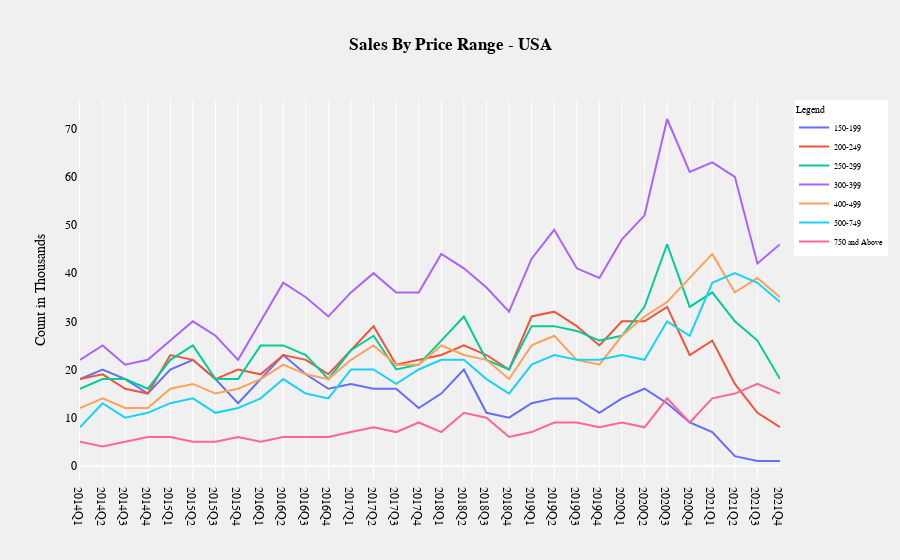

Here is the notebook cell this chart was saved with:
### Code cell
#by_sales_price_USA.reset_index(inplace = True)

#by_sales_price_USA.drop(['index', 'level_0'],axis = 1, inplace = True)
#by_sales_price_USA


fig4 = go.Figure()
fig4.add_trace(go.Scatter(x = by_sales_price_USA.Period, y = by_sales_price_USA['150-199'], name = '150-199'))
fig4.add_trace(go.Scatter(x = by_sales_price_USA.Period, y = by_sales_price_USA['200-249'], name = '200-249'))
fig4.add_trace(go.Scatter(x = by_sales_price_USA.Period, y = by_sales_price_USA['250-299'],  name = '250-299'))
fig4.add_trace(go.Scatter(x = by_sales_price_USA.Period, y = by_sales_price_USA['300-399'], name = '300-399'))
fig4.add_trace(go.Scatter(x = by_sales_price_USA.Period, y = by_sales_price_USA['400-499'],  name = '400-499'))
fig4.add_trace(go.Scatter(x = by_sales_price_USA.Period, y = by_sales_price_USA['500-749'], name = '500-749'))
fig4.add_trace(go.Scatter(x = by_sales_price_USA.Period, y = by_sales_price_USA['750 and Above'],  name = '750 and Above'))



fig4.update_layout( paper_bgcolor = 'rgb(240, 240, 240)',
                  plot_bgcolor = 'rgb(240, 240, 240)',
                title_text = '<b>Sales By Price Range - USA<b>',
                  title_x = 0.5,
                   
                  
                  yaxis_title = 'Count in Thousands',
                  
                  
                   
                  font = dict(family = 'verdana',
                             size = 12,
                             color = 'black',
                             ),
                  yaxis_showgrid = False,
                  yaxis_linecolor = 'white',
                  legend = dict(bgcolor ='white',
                                title = 'Legend',
                                font = dict(color = 'black',size = 8)
                               ),
                 
                  clickmode = 'select',
                  dragmode = 'drawline',
                  transition = dict(duration = 1000,
                                   easing = 'bounce-in',
                                   ordering = 'traces first'))

### Figure 1 — Plotly figure (JSON) as saved in the notebook; plotly's stock layout.template omitted (floating-point values rounded to 4 significant figures)
{"data": [{"name": "150-199", "type": "scatter", "x": ["2014Q1 ", "2014Q2 ", "2014Q3 ", "2014Q4 ", "2015Q1 ", "2015Q2 ", "2015Q3 ", "2015Q4 ", "2016Q1 ", "2016Q2 ", "2016Q3 ", "2016Q4 ", "2017Q1 ", "2017Q2 ", "2017Q3 ", "2017Q4 ", "2018Q1 ", "2018Q2 ", "2018Q3 ", "2018Q4 ", "2019Q1 ", "2019Q2 ", "2019Q3 ", "2019Q4 ", "2020Q1 ", "2020Q2 ", "2020Q3 ", "2020Q4 ", "2021Q1 ", "2021Q2 ", "2021Q3 ", "2021Q4 "], "y": [18, 20, 18, 15, 20, 22, 18, 13, 18, 23, 19, 16, 17, 16, 16, 12, 15, 20, 11, 10, 13, 14, 14, 11, 14, 16, 13, 9, 7, 2, 1, 1]}, {"name": "200-249", "type": "scatter", "x": ["2014Q1 ", "2014Q2 ", "2014Q3 ", "2014Q4 ", "2015Q1 ", "2015Q2 ", "2015Q3 ", "2015Q4 ", "2016Q1 ", "2016Q2 ", "2016Q3 ", "2016Q4 ", "2017Q1 ", "2017Q2 ", "2017Q3 ", "2017Q4 ", "2018Q1 ", "2018Q2 ", "2018Q3 ", "2018Q4 ", "2019Q1 ", "2019Q2 ", "2019Q3 ", "2019Q4 ", "2020Q1 ", "2020Q2 ", "2020Q3 ", "2020Q4 ", "2021Q1 ", "2021Q2 ", "2021Q3 ", "2021Q4 "], "y": [18, 19, 16, 15, 23, 22, 18, 20, 19, 23, 22, 19, 24, 29, 21, 22, 23, 25, 23, 20, 31, 32, 29, 25, 30, 30, 33, 23, 26, 17, 11, 8]}, {"name": "250-299", "type": "scatter", "x": ["2014Q1 ", "2014Q2 ", "2014Q3 ", "2014Q4 ", "2015Q1 ", "2015Q2 ", "2015Q3 ", "2015Q4 ", "2016Q1 ", "2016Q2 ", "2016Q3 ", "2016Q4 ", "2017Q1 ", "2017Q2 ", "2017Q3 ", "2017Q4 ", "2018Q1 ", "2018Q2 ", "2018Q3 ", "2018Q4 ", "2019Q1 ", "2019Q2 ", "2019Q3 ", "2019Q4 ", "2020Q1 ", "2020Q2 ", "2020Q3 ", "2020Q4 ", "2021Q1 ", "2021Q2 ", "2021Q3 ", "2021Q4 "], "y": [16, 18, 18, 16, 22, 25, 18, 18, 25, 25, 23, 18, 24, 27, 20, 21, 26, 31, 22, 20, 29, 29, 28, 26, 27, 33, 46, 33, 36, 30, 26, 18]}, {"name": "300-399", "type": "scatter", "x": ["2014Q1 ", "2014Q2 ", "2014Q3 ", "2014Q4 ", "2015Q1 ", "2015Q2 ", "2015Q3 ", "2015Q4 ", "2016Q1 ", "2016Q2 ", "2016Q3 ", "2016Q4 ", "2017Q1 ", "2017Q2 ", "2017Q3 ", "2017Q4 ", "2018Q1 ", "2018Q2 ", "2018Q3 ", "2018Q4 ", "2019Q1 ", "2019Q2 ", "2019Q3 ", "2019Q4 ", "2020Q1 ", "2020Q2 ", "2020Q3 ", "2020Q4 ", "2021Q1 ", "2021Q2 ", "2021Q3 ", "2021Q4 "], "y": [22, 25, 21, 22, 26, 30, 27, 22, 30, 38, 35, 31, 36, 40, 36, 36, 44, 41, 37, 32, 43, 49, 41, 39, 47, 52, 72, 61, 63, 60, 42, 46]}, {"name": "400-499", "type": "scatter", "x": ["2014Q1 ", "2014Q2 ", "2014Q3 ", "2014Q4 ", "2015Q1 ", "2015Q2 ", "2015Q3 ", "2015Q4 ", "2016Q1 ", "2016Q2 ", "2016Q3 ", "2016Q4 ", "2017Q1 ", "2017Q2 ", "2017Q3 ", "2017Q4 ", "2018Q1 ", "2018Q2 ", "2018Q3 ", "2018Q4 ", "2019Q1 ", "2019Q2 ", "2019Q3 ", "2019Q4 ", "2020Q1 ", "2020Q2 ", "2020Q3 ", "2020Q4 ", "2021Q1 ", "2021Q2 ", "2021Q3 ", "2021Q4 "], "y": [12, 14, 12, 12, 16, 17, 15, 16, 18, 21, 19, 18, 22, 25, 21, 21, 25, 23, 22, 18, 25, 27, 22, 21, 27, 31, 34, 39, 44, 36, 39, 35]}, {"name": "500-749", "type": "scatter", "x": ["2014Q1 ", "2014Q2 ", "2014Q3 ", "2014Q4 ", "2015Q1 ", "2015Q2 ", "2015Q3 ", "2015Q4 ", "2016Q1 ", "2016Q2 ", "2016Q3 ", "2016Q4 ", "2017Q1 ", "2017Q2 ", "2017Q3 ", "2017Q4 ", "2018Q1 ", "2018Q2 ", "2018Q3 ", "2018Q4 ", "2019Q1 ", "2019Q2 ", "2019Q3 ", "2019Q4 ", "2020Q1 ", "2020Q2 ", "2020Q3 ", "2020Q4 ", "2021Q1 ", "2021Q2 ", "2021Q3 ", "2021Q4 "], "y": [8, 13, 10, 11, 13, 14, 11, 12, 14, 18, 15, 14, 20, 20, 17, 20, 22, 22, 18, 15, 21, 23, 22, 22, 23, 22, 30, 27, 38, 40, 38, 34]}, {"name": "750 and Above", "type": "scatter", "x": ["2014Q1 ", "2014Q2 ", "2014Q3 ", "2014Q4 ", "2015Q1 ", "2015Q2 ", "2015Q3 ", "2015Q4 ", "2016Q1 ", "2016Q2 ", "2016Q3 ", "2016Q4 ", "2017Q1 ", "2017Q2 ", "2017Q3 ", "2017Q4 ", "2018Q1 ", "2018Q2 ", "2018Q3 ", "2018Q4 ", "2019Q1 ", "2019Q2 ", "2019Q3 ", "2019Q4 ", "2020Q1 ", "2020Q2 ", "2020Q3 ", "2020Q4 ", "2021Q1 ", "2021Q2 ", "2021Q3 ", "2021Q4 "], "y": [5, 4, 5, 6, 6, 5, 5, 6, 5, 6, 6, 6, 7, 8, 7, 9, 7, 11, 10, 6, 7, 9, 9, 8, 9, 8, 14, 9, 14, 15, 17, 15]}], "layout": {"clickmode": "select", "dragmode": "drawline", "font": {"color": "black", "family": "verdana", "size": 12}, "legend": {"bgcolor": "white", "font": {"color": "black", "size": 8}, "title": {"text": "Legend"}}, "paper_bgcolor": "rgb(240, 240, 240)", "plot_bgcolor": "rgb(240, 240, 240)", "title": {"text": "<b>Sales By Price Range - USA<b>", "x": 0.5}, "transition": {"duration": 1000, "easing": "bounce-in", "ordering": "traces first"}, "yaxis": {"linecolor": "white", "showgrid": false, "title": {"text": "Count in Thousands"}}}}
